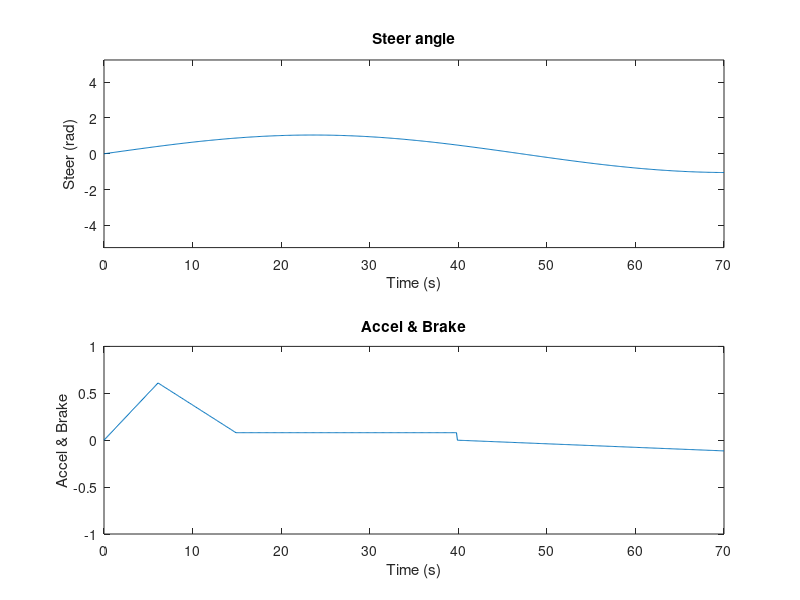

Write the MATLAB code that produced this figure. (Note: this script raises an error after producing the figure.)
%% Ref Generation
clear ; clc ; close all
Ts = 0.1;Tend = 70;Td = 50; Tf = 0.001;
t_sim = 0:Ts:Tend;
% load Input;
% load ID_inf_test2;
% Accelcmd = Accelcmd_tmp';
%Acceleration Signal
Brake_str1 = 40; Brake_end1 = 70; Brake_du1 = Brake_end1 - Brake_str1;%(sec)
ta = 8; ma = -0.06023;
for i = 1:length(t_sim)
    if (i<=6.25/Ts)
        Accelcmd(i) = 0.1*t_sim(i); 
    elseif (i>6.25/Ts && i<=15/Ts)
        Accelcmd(i) = 0.1*t_sim(fix(6.25/Ts)) - ma*t_sim(fix(6.25/Ts)) + ma*t_sim(i);
    else
        Accelcmd(i) = Accelcmd(fix(15/Ts));%*Accelcmd(fix(length(t_sim)/ta));  
    end
end

% Accelcmd = 0.3*ones(1,length(t_sim));
Accelcmd (:,Brake_str1/Ts : Brake_end1/Ts+1) = 0;



%Brake Signal
bm = 0.00379;
t_brake1 = -Brake_du1/2:Ts:Brake_du1/2+Ts;
y1 = bm*t_brake1 - bm*t_brake1(1);
Accelcmd (:,Brake_str1/Ts : Brake_end1/Ts+1) = -y1;

Accel_input = [t_sim' Accelcmd'];


%%Steer Signal
% tn = 4;
Steer = 0.2*5/3*pi*sin(t_sim/15);
% Steer = 0.02*5/3*pi*sin(t_sim/1);
% Steer(:,6501:end) = 0;

% for i = 1:length(t_sim)
%     if (i<=length(t_sim)/tn)
%         Steer(i) = 0.06*t_sim(i); 
%     else
%         Steer(i) = Steer(fix(length(t_sim)/tn));  
%     end
% end
% Steer = zeros(1,length(t_sim));

Steer_input = [t_sim' Steer'];
Fcncal_transctrl_Ts = 0.01;
figure();
subplot(2,1,1)
plot(t_sim,Steer); title('Steer angle'); xlabel('Time (s)'); ylabel('Steer (rad)');ylim([-5/3*pi 5/3*pi])
subplot(2,1,2)
plot(t_sim,Accelcmd);title('Accel & Brake'); xlabel('Time (s)'); ylabel('Accel & Brake');ylim([-1 1])


sim ISReferenceApplication
%% Diagram
figure();
subplot(2,1,1)
plot(t_sim,Steer); title('Steer angle'); xlabel('Time (s)'); ylabel('Steer (rad)');ylim([-5/3*pi 5/3*pi])
subplot(2,1,2)
plot(t_sim,Accelcmd);title('Accel & Brake'); xlabel('Time (s)'); ylabel('Accel & Brake');ylim([-1 1])

figure();
subplot(3,1,1)
plot(t_sim,Steer); title('Steer angle'); xlabel('Time (s)'); ylabel('Steer (rad)');ylim([-5/3*pi 5/3*pi])
subplot(3,1,2)
plot(t_sim,Acceleration);title('Acceleration'); xlabel('time(s)'); ylabel('Acceleration');ylim([0 1])
subplot(3,1,3)
plot(t_sim,Brake); title('Brake'); xlabel('time(s)'); ylabel('Brake');ylim([0 1])

% yaw_axis_deg = -yaw*180/pi + 450;
% for i = 1:length(yaw)
%     if yaw_axis_deg(i) > 360
%         yaw_axis_deg(i) = yaw_axis_deg(i) - 360;
%     end
% end

figure();
subplot(2,1,1)
plot(t_sim,Velocity); title('Velocity'); xlabel('Time (s)'); ylabel('Velocity (m/s)');
subplot(2,1,2)
plot(t_sim,Yaw); title('Heading angle'); xlabel('Time (s)'); ylabel('Heading angle (rad)');
% subplot(3,1,3)
% plot(tout,(yaw_rate)); title('Yaw Rate'); xlabel('time(s)'); ylabel('Yaw rate(rad/s)');


% figure();
% subplot(2,1,1)
% plot(t_sim,Acceleration);title('Acceleration'); xlabel('time(s)'); ylabel('Acceleration');
% subplot(2,1,2)
% plot(tout,EngTrqCmd); title('EngTrqCmd'); xlabel('time(s)'); ylabel('EngTrqCmd');
% 
% 
% figure();
% subplot(2,1,1)
% plot(t_sim,Brake); title('Brake'); xlabel('time(s)'); ylabel('Brake');
% subplot(2,1,2)
% plot(t_sim,PrsCmd); title('PrsCmd'); xlabel('time(s)'); ylabel('PrsCmd');
% 
% figure();
% subplot(2,1,1)
% plot(tout,V_mph); title('V_{mph}'); xlabel('time(s)'); ylabel('Velocity(mph)');
% subplot(2,1,2)
% plot(tout,GearCmd); title('GearCmd'); xlabel('time(s)'); ylabel('GearCmd');
save('ID_inf_Ts_ab_smooth.mat','Steer','Accelcmd','t_sim','Yaw','Velocity','XYplot','XYVelocity');